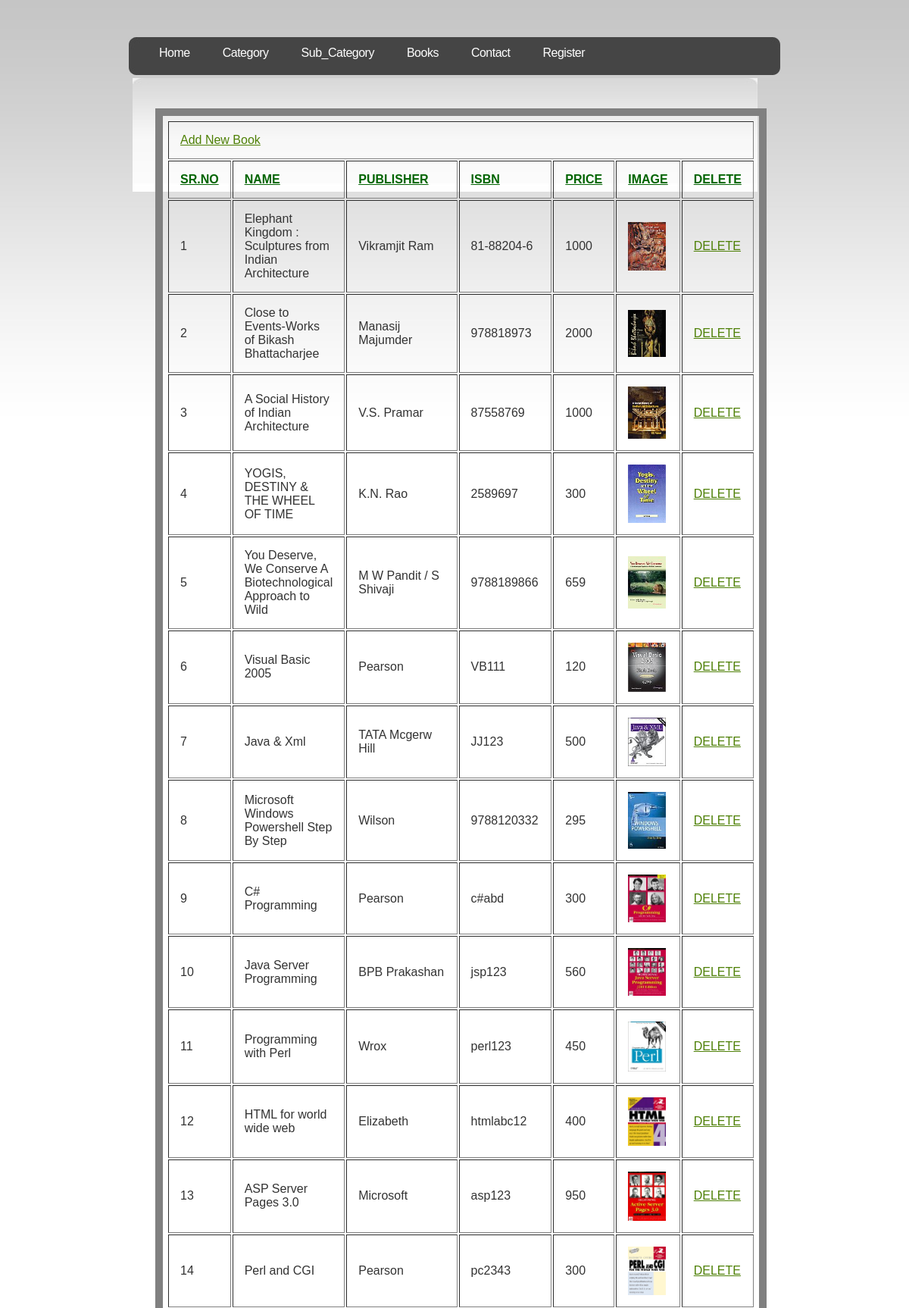
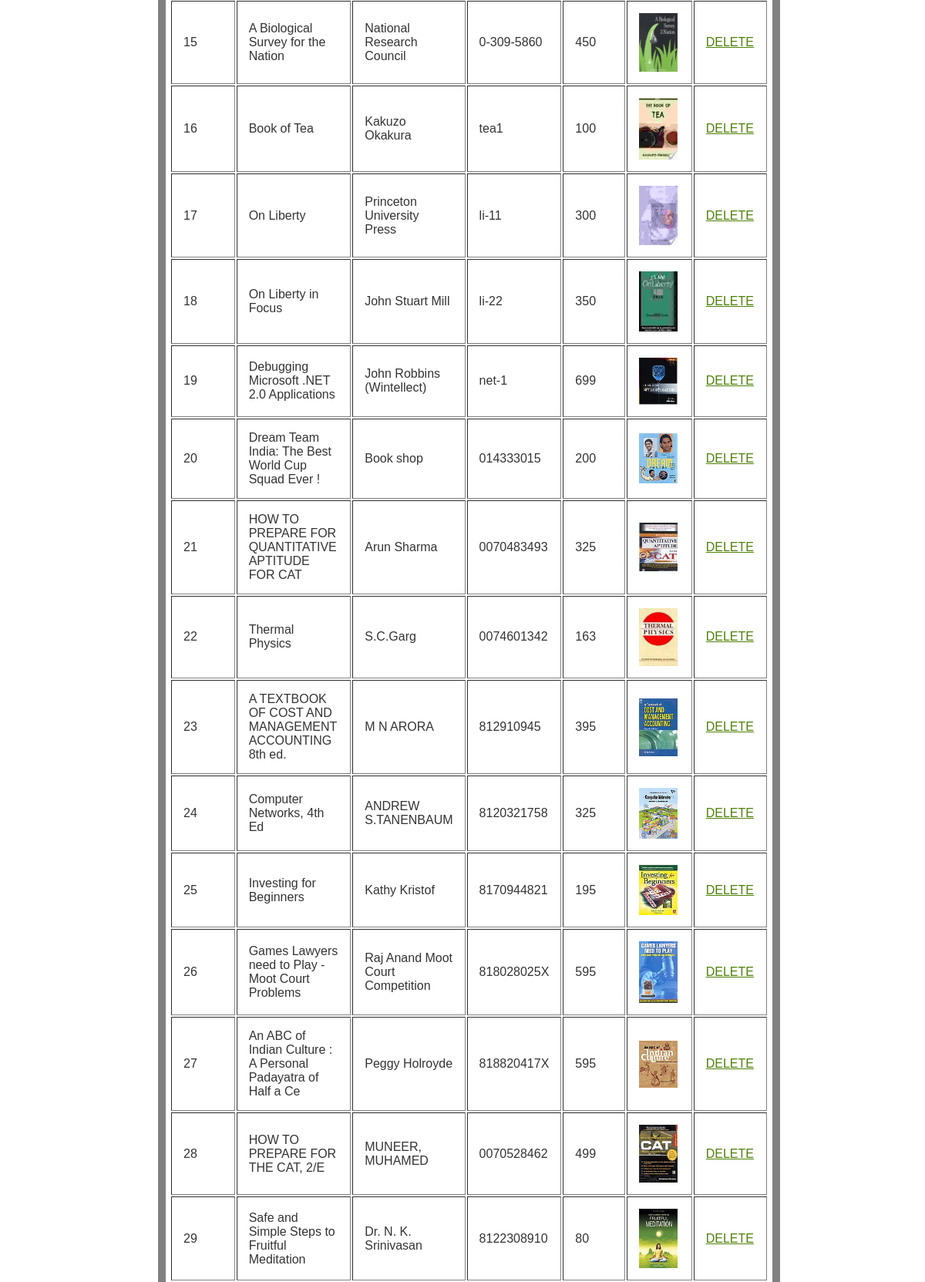
The app's page /admin/all_book.php (upper part) with its own data (2 pictures, top to bottom).
### tables this page shows
CREATE TABLE `book` (
  `b_id` int(4) NOT NULL,
  `b_nm` varchar(60) NOT NULL,
  `b_subcat` varchar(25) NOT NULL,
  `b_desc` longtext NOT NULL,
  `b_publisher` varchar(40) NOT NULL,
  `b_edition` varchar(20) NOT NULL,
  `b_isbn` varchar(10) NOT NULL,
  `b_page` int(5) NOT NULL,
  `b_price` int(5) NOT NULL,
  `b_img` longtext NOT NULL,
  `b_pdf` longtext NOT NULL
);

### admin/all_book.php (the view, shortened to what this page needs)
<?php
require('includes/config.php');
	$q="select * from book";
	 $res=mysqli_query($conn,$q) or die("Can't Execute Query...");
	?>
<html>
<head>
		<?php
			include("includes/head.inc.php");
		?>
</head>
<body>
<div id="header">
	<div id="menu">
		<?php
			include("includes/menu.inc.php");
		?>
	</div>
</div>
<div id="page">
	<div id="content">
		<div class="post">
			<h1 class="title"></h1>
			<div class="entry">
					<table border='1' WIDTH='100%'>
						<tr>
						<td colspan="7"><a href="addbook.php">Add New Book</a></td>
						</tr>
						<tr>
<td WIDTH='10%' style="color:darkgreen"><b><u>SR.NO</u></b></td>
<TD style="color:darkgreen" WIDTH='50%'><b><u>NAME</u></b></TD>
<TD style="color:darkgreen" WIDTH='20%'><b><u>PUBLISHER</u></b></TD>
<TD style="color:darkgreen" WIDTH='20%'><b><u>ISBN</u></b></TD>
<TD style="color:darkgreen" WIDTH='25%'><b><u>PRICE</u></b></TD>
<TD style="color:darkgreen" WIDTH='25%'><b><u>IMAGE</u></b></TD>
<TD style="color:darkgreen" WIDTH='25%'><b><u>DELETE</u></b></TD>
						</tr>
						<?php
							$count=1;
							while($row=mysqli_fetch_assoc($res))
							{
							echo '<tr>
										<td>'.$count.'
										<td>'.$row['b_nm'].'
										<td>'.$row['b_publisher'].'
										<td>'.$row['b_isbn'].'
										<td>'.$row['b_price'];
				echo "<td><img src='../$row[b_img]' width='50'/>";
									echo 	'<td><a href="process_del_book.php?sid='.$row['b_id'].'">DELETE</a>
									</tr>';
									$count++;
							}
						?>
					</TABLE>
			</div>
		</div>
	</div>
</div>
</body>
</html>

### admin/includes/head.inc.php (shortened to what this page needs)
<link href="default.css" rel="stylesheet" type="text/css" />

### admin/includes/menu.inc.php
<ul>
			<li class="current_page_item"><a href="index.php">Home</a></li>
			<li><a href="category.php">Category</a></li>
			<li><a href="subcategory.php">Sub_Category</a></li>
			<li><a href="all_book.php">Books</a></li>
			<li class="last"><a href="contact.php">Contact</a></li>
			<?php
				if(isset($_SESSION['status'])&& $_SESSION['unm']=="admin")
				{
					echo '<li><a href="../logout.php">Logout</a></li>';
				}
				else
				{
					echo '<li><a href="../register.php">Register</a></li>';
				}
			?>
		</ul>

### admin/default.css (style rules this page uses)
body { margin-top: 49px; padding: 0; background: url(images/img01.jpg) repeat-x left top; font-family: "Trebuchet MS", Arial, Helvetica, sans-serif; font-size: 13px; color: #333333; }
h1, h2, h3 { margin: 0; font-weight: normal; color: #559106; }
h1 { letter-spacing: -1px; font-size: 32px; }
p, ul, ol { margin: 0 0 2em 0; text-align: justify; line-height: 26px; font-size: 11px; }
a:link { color: #4E8006; }
img { border: none; }
#header { width: 860px; height: 52px; margin: 0 auto; background: url(images/img02.jpg) no-repeat left top; }
#menu { float: left; width: 860px; height: 54px; }
#menu ul { margin: 0; padding: 0px 0 0 20px; list-style: none; line-height: normal; }
#menu li { display: block; float: left; }
#menu a { display: block; float: left; margin-right: 3px; padding: 12px 20px; letter-spacing: -.5px; text-decoration: none; font: 16px "Trebuchet MS", Arial, Helvetica, sans-serif; color: #FFFFFF; }
#menu .current_page_item a { color: #FFFFFF; }
#page { width: 850px; margin: 0 auto; }
#content { float: left; width: 825px; background: url(images/img10.jpg) no-repeat left top; }
.post { padding: 15px 15px; }
.post .title { margin-bottom: 20px; padding-bottom: 5px; }
.post .entry { padding: 0 15px; }

### admin/all_book.php (style rules this page uses)
table { padding:5px;border:10px solid gray }
td,th { padding:15px }

### records on screen
book: b_nm "Elephant Kingdom : Sculptures from Indian Architecture", b_publisher "Vikramjit Ram", b_isbn "81-88204-6", b_price "1000", b_img (picture)
book: b_nm "Close to Events-Works of Bikash Bhattacharjee", b_publisher "Manasij Majumder", b_isbn "978818973", b_price "2000", b_img (picture)
book: b_nm "A Social History of Indian Architecture", b_publisher "V.S. Pramar", b_isbn "87558769", b_price "1000", b_img (picture)
book: b_nm "YOGIS, DESTINY & THE WHEEL OF TIME", b_publisher "K.N. Rao", b_isbn "2589697", b_price "300", b_img (picture)
book: b_nm "You Deserve, We Conserve A Biotechnological Approach to Wild", b_publisher "M W Pandit / S Shivaji", b_isbn "9788189866", b_price "659", b_img (picture)
book: b_nm "Visual Basic 2005", b_publisher "Pearson", b_isbn "VB111", b_price "120", b_img (picture)
book: b_nm "Java & Xml", b_publisher "TATA Mcgerw Hill", b_isbn "JJ123", b_price "500", b_img (picture)
book: b_nm "Microsoft Windows Powershell Step By Step", b_publisher "Wilson", b_isbn "9788120332", b_price "295", b_img (picture)
book: b_nm "C# Programming", b_publisher "Pearson", b_isbn "c#abd", b_price "300", b_img (picture)
book: b_nm "Java Server Programming", b_publisher "BPB Prakashan", b_isbn "jsp123", b_price "560", b_img (picture)
book: b_nm "Programming with Perl", b_publisher "Wrox", b_isbn "perl123", b_price "450", b_img (picture)
book: b_nm "HTML for world wide web", b_publisher "Elizabeth", b_isbn "htmlabc12", b_price "400", b_img (picture)
book: b_nm "ASP Server Pages 3.0", b_publisher "Microsoft", b_isbn "asp123", b_price "950", b_img (picture)
book: b_nm "Perl and CGI", b_publisher "Pearson", b_isbn "pc2343", b_price "300", b_img (picture)
book: b_nm "A Biological Survey for the Nation", b_publisher "National Research Council", b_isbn "0-309-5860", b_price "450", b_img (picture)
book: b_nm "Book of Tea", b_publisher "Kakuzo Okakura", b_isbn "tea1", b_price "100", b_img (picture)
book: b_nm "On Liberty", b_publisher "Princeton University Press", b_isbn "li-11", b_price "300", b_img (picture)
book: b_nm "On Liberty in Focus", b_publisher "John Stuart Mill", b_isbn "li-22", b_price "350", b_img (picture)
book: b_nm "Debugging Microsoft .NET 2.0 Applications", b_publisher "John Robbins (Wintellect)", b_isbn "net-1", b_price "699", b_img (picture)
book: b_nm "Dream Team India: The Best World Cup Squad Ever !", b_publisher "Book shop", b_isbn "014333015", b_price "200", b_img (picture)
book: b_nm "HOW TO PREPARE FOR QUANTITATIVE APTITUDE FOR CAT", b_publisher "Arun Sharma", b_isbn "0070483493", b_price "325", b_img (picture)
book: b_nm "Thermal Physics", b_publisher "S.C.Garg", b_isbn "0074601342", b_price "163", b_img (picture)
book: b_nm "A TEXTBOOK OF COST AND MANAGEMENT ACCOUNTING 8th ed.", b_publisher "M N ARORA", b_isbn "812910945", b_price "395", b_img (picture)
book: b_nm "Computer Networks, 4th Ed", b_publisher "ANDREW S.TANENBAUM", b_isbn "8120321758", b_price "325", b_img (picture)
book: b_nm "Investing for Beginners", b_publisher "Kathy Kristof", b_isbn "8170944821", b_price "195", b_img (picture)
book: b_nm "Games Lawyers need to Play - Moot Court Problems", b_publisher "Raj Anand Moot Court Competition", b_isbn "818028025X", b_price "595", b_img (picture)
book: b_nm "An ABC of Indian Culture : A Personal Padayatra of Half a Ce", b_publisher "Peggy Holroyde", b_isbn "818820417X", b_price "595", b_img (picture)
book: b_nm "HOW TO PREPARE FOR THE CAT, 2/E", b_publisher "MUNEER, MUHAMED", b_isbn "0070528462", b_price "499", b_img (picture)
book: b_nm "Safe and Simple Steps to Fruitful Meditation", b_publisher "Dr. N. K. Srinivasan", b_isbn "8122308910", b_price "80", b_img (picture)
